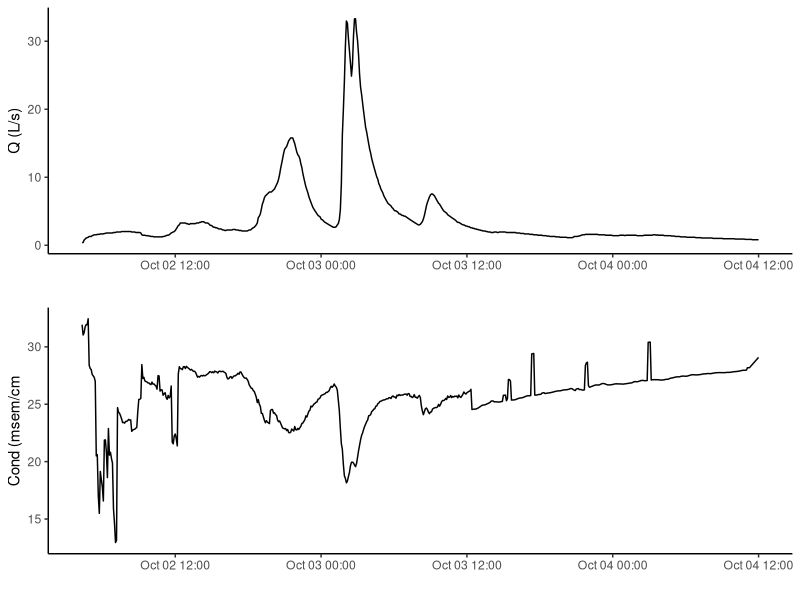
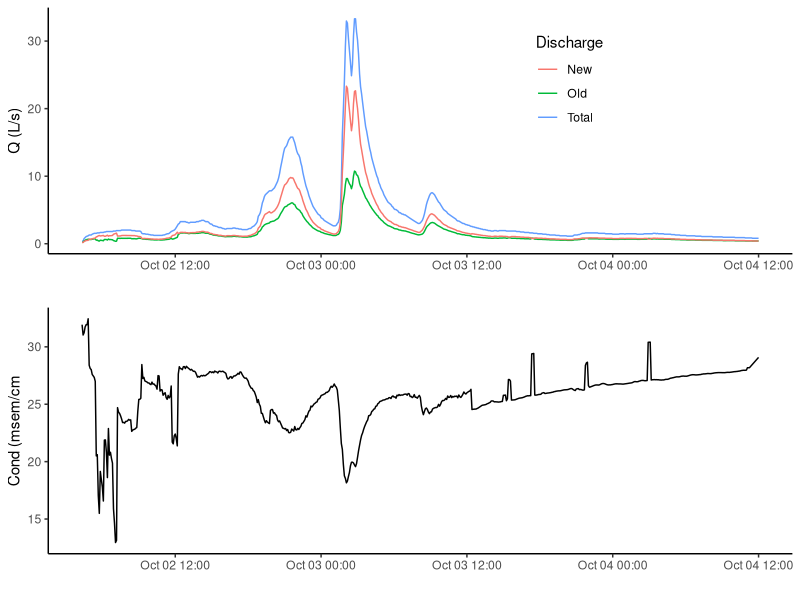
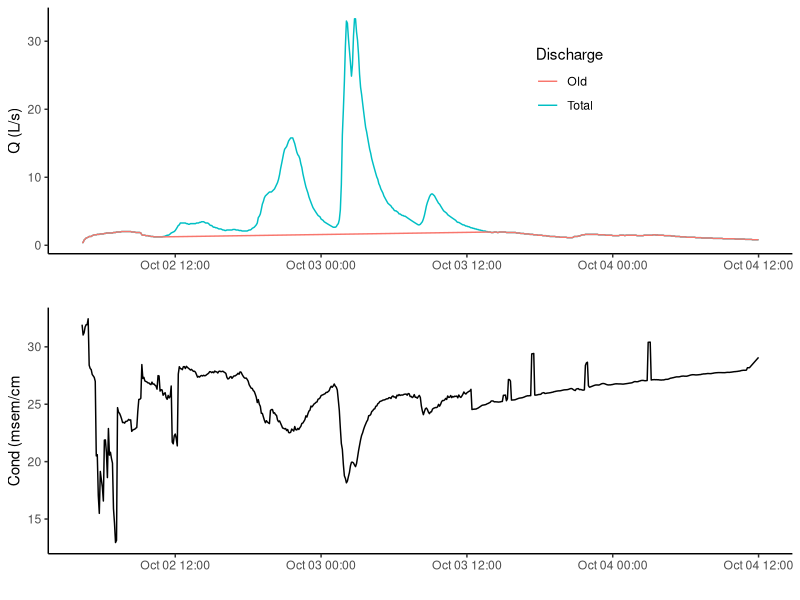
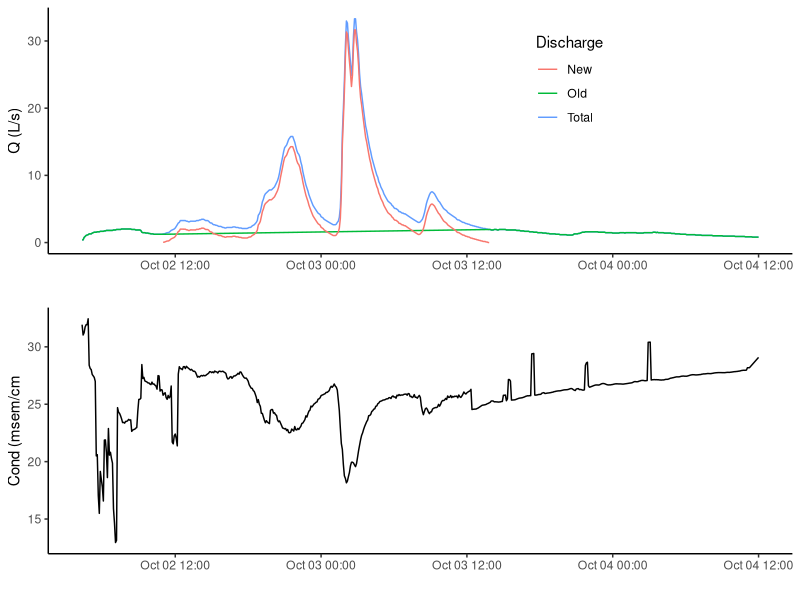

Here is the R script that generated these plots, in order:
## ---- chunk 1
knitr::opts_chunk$set(echo = TRUE)
library(ggplot2)
library(gridExtra)
library(kableExtra)
## ---- chunk 2
#1a)	Read Forest Fall, Forest Winter, and Suburban event data into R. 
#Be sure to name them something meaningful. 

forest <- read.csv("ForestFall.csv")

#lb) Convert the DateTime Column in each dataframe to a POSIX object

forest$DateTime <- as.POSIXct(forest$DateTime, format = "%m/%d/%y %H:%M")

# 2) Create a 2 panel plot for each stream with the discharge in the top panel 
# and conductivity in the bottom

FQ <- ggplot(data = forest, aes(x = DateTime, y = Qls))+
  geom_line()+
  labs(x = '',y = "Q (L/s)")+
  theme_classic()

FC <- ggplot(data = forest, aes(x = DateTime, y = Cond))+
  geom_line()+
  labs(x = '',y = "Cond (msem/cm")+
  theme_classic()

grid.arrange(FQ, FC, nrow = 2)

## ---- chunk 3
# 3)	Use stream discharge (Qt), stream specific conductivity (Ct), groundwater 
# specific conductance (Co), and precipitation specific conductance (Cn) 
# to calculate the discharge of new water (Qn) at each time step for each 
# of the three storms in the columns given in the data files (Eq. 3) (add a column).

forest$Qn <-  forest$Qls*((forest$Cond-forest$GWCond[1]) / 
                            (forest$PrecipCond[1] - forest$GWCond[1]))

# 4)	Use Eq. 1 to calculate Qo for each time step (add a column).

forest$Qo <- forest$Qls - forest$Qn

# 5)	Add the old and new water discharge time series to the hydrographs you 
# created in step 2.  Make them different colors.

emmaFF <-ggplot(data = forest, aes(x = DateTime, y = Qls, color = "Total"))+
  geom_line()+
   labs(x = '',y = "Q (L/s)", color = "Discharge")+
  theme_classic()+
  geom_line(data = forest, aes(x = DateTime, y = Qo, color = "Old"))+
  geom_line(data = forest, aes(x = DateTime, y = Qn, color = "New"))+
  theme(legend.position = c(.7,.7))

grid.arrange(emmaFF, FC, nrow = 2) 
  
## ---- chunk 4
# 6)	Calculate the volumes of old and new water by determining the area under their 
# respective hydrographs.  To do this, you are just breaking the area under the curve 
# up into rectangles, calculating the area of each rectangle, and adding them all 
# together.  You have the y-axis length of the rectangle already- it is the discharge 
# in L/s.  You just need to multiply it by the x-axis width (CAREFUL OF UNITS- make 
# sure they cancel properly).  Do this for each time step and add them up, and you have
# the total area under the curve, which, mathematically, should come out in volume (L).  
# These will be large numbers, so change them to m3.

#5 minutes in seconds
xwidth <- 5 * 60

#liters in cubic meters
L2m3 <- 1000

#multiply heights by widths then sum
forestTN <- sum(forest$Qn * xwidth) #total new
forestTO <- sum(forest$Qo * xwidth) #total old
forestT <- sum(forest$Qls * xwidth) #total

#convert to m^3
forestTN <- forestTN/L2m3
forestTO <- forestTO/L2m3
forestT <- forestT/L2m3

#format into a table using markdown language below
## ---- chunk 5
#We need to get a little crafty to do this.
#First Create a column that is seconds elapsed from the start of the record

forest$sec <- seq(from = 0,by = 5*60, length.out = length(forest$Qls))

#now find which second value corresponds to the start and end time

startT <- as.POSIXct("10/2/15 10:55", format = "%m/%d/%y %H:%M")
endT <- as.POSIXct("10/3/15 13:55", format = "%m/%d/%y %H:%M")

startSec <- forest$sec[forest$DateTime == startT]
endSec <- forest$sec[forest$DateTime == endT]

#find the flow at the start time and end time
startQ <- forest$Qls[forest$DateTime == startT]
endQ <- forest$Qls[forest$DateTime == endT]

#use the times in seconds and the discharges to calculate slope (rise over run)
slope <- (endQ-startQ) / (endSec-startSec)

#create graphical baseflow column (GBF). Set it equal to the overall flow
#we do this because before and after the storm, we are considering 
#all flow to be baseflow. So before and after the storm Qls = Baseflow
forest$GBF <- forest$Qls

#use Q at the start of event + (slope * elapsed time since the start event)
forest$GBF[forest$DateTime > startT & forest$DateTime < endT] <- 
  startQ + 
  (slope * (forest$sec[forest$DateTime > startT & forest$DateTime < endT]-startSec))

#plot showing baseflow and total flow
graphicFF <- ggplot(data = forest, aes(x = DateTime, y = Qls, color = "Total"))+
  geom_line()+
   labs(x = '',y = "Q (L/s)", color = "Discharge")+
  theme_classic()+
  geom_line(data = forest, aes(x = DateTime, y = GBF, color = "Old"))+
  theme(legend.position = c(.7,.7))

grid.arrange(graphicFF, FC, nrow = 2) 
## ---- chunk 6
#create graphical event flow GEF by subtracting graphical baseflow from Qls
forest$GEF <- forest$Qls - forest$GBF

#set zero values in event flow to NA so they don't plot
is.na(forest$GEF[forest$GEF == 0]) <- TRUE

#plot showing baseflow, new water or event flow, and total flow
graphicFFall <- ggplot(data = forest, aes(x = DateTime, y = Qls, color = "Total"))+
  geom_line()+
   labs(x = '',y = "Q (L/s)", color = "Discharge")+
  theme_classic()+
  geom_line(data = forest, aes(x = DateTime, y = GBF, color = "Old"))+
  geom_line(data = forest, aes(x = DateTime, y = GEF, color = "New"))+
  theme(legend.position = c(.7,.7))

grid.arrange(graphicFFall, FC, nrow = 2) 

## ---- chunk 7
#5 minutes in seconds
xwidth <- 5 * 60

#liters in cubic meters
L2m3 <- 1000

#multiply heights by widths then sum
forestTot <- sum(forest$Qls * xwidth)
forestOld <- sum(forest$GBF * xwidth)
forestNew <- sum(forest$GEF * xwidth, na.rm = TRUE)

#convert to m^3
forestTot <- forestTot/L2m3
forestOld <- forestOld/L2m3
forestNew <- forestNew/L2m3

#format into a table using markdown language below
